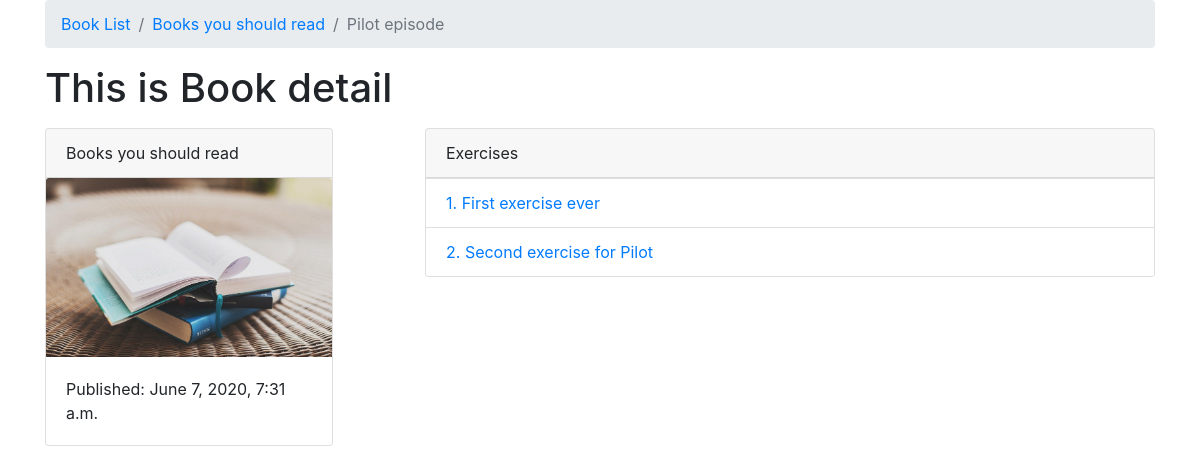
/text-book/1/, run on the app's committed database.
### books/models.py (models this page shows, shortened)
class Chapter(models.Model):
    book = models.ForeignKey(Book, on_delete=models.CASCADE)
    chapter_number = models.IntegerField()
    title = models.CharField(max_length=100)
    def __str__(self):
        return self.title

class Book(models.Model):
    authors = models.ManyToManyField(Author)
    title = models.CharField(max_length=100)
    publication_date = models.DateTimeField()
    isbn = models.CharField(max_length=16)
    slug = models.SlugField()
    cover = models.ImageField()
    price = models.FloatField()
    def get_absolute_url(self):
        return reverse("books:book-detail", kwargs={
        'slug':self.slug
        })

class Exercise(models.Model):
    chapter = models.ForeignKey(Chapter, on_delete=models.CASCADE)
    exercise_number = models.IntegerField()
    page_number = models.IntegerField()
    title = models.CharField(max_length=100)
    def get_absolute_url(self):
        return reverse("books:exercise-detail", kwargs={
        'book_slug': self.chapter.book.slug,
        'chapter_number': self.chapter.chapter_number,
        'exercise_number':self.exercise_number
        })

### books/views.py (the view)
def chapter_detail(request, book_slug, chapter_number):
    chapter_qs = Chapter.objects \
        .filter(book__slug=book_slug) \
        .filter(chapter_number=chapter_number)
    if chapter_qs.exists():
        context = {
            'chapter': chapter_qs[0]
        }
        return render(request,"chapter_detail.html",context)
    return Http404

### templates/chapter_detail.html (shortened to what this page needs)
{% extends "base.html" %}
{% block breadcrumb %}
  <li class="breadcrumb-item" aria-current="page">
    <a href="{% url 'books:book-list'  %}">Book List</a>
  </li>
  <li class="breadcrumb-item" aria-current="page">
    <a href="{{ chapter.book.get_absolute_url }}">
      {{ chapter.book.title }}
    </a>
  </li>
  <li class="breadcrumb-item active" aria-current="page">
    {{chapter}}
  </li>
{% endblock breadcrumb %}
{% block content %}
<h1>This is Book detail</h1>
<div class="row">
  <main class="col-md-4">
      <div class="card" style="width: 18rem;">
        <div class="card-header">
          {{chapter.book.title}}
        </div>
          <img src="{{chapter.book.cover.url}}" class="card-img-top" alt="...">
          <div class="card-body">
            <p class="card-text">Published: {{chapter.book.publication_date}}</p>
          </div>
      </div>
  </main>
  <aside class="col-md-8">
    <div class="card" >
        <div class="card-header">
          Exercises
        </div>
        <ul class="list-group list-group-flush">
          {% for exercise in chapter.exercise_set.all %}
            <li class="list-group-item">
              <a href="{{ exercise.get_absolute_url }}">
                {{exercise.exercise_number}}. {{exercise.title}}
              </a></li>
          {% endfor %}
        </ul>
    </div>
  </aside>
</div>
{% endblock content %}

### data on the page
Chapter: book "Books you should read", title "Pilot episode", book.cover (picture), book.publication_date "June 7, 2020, 7:31 a.m."
Exercise: exercise_number "1", title "First exercise ever"
Exercise: exercise_number "2", title "Second exercise for Pilot"
